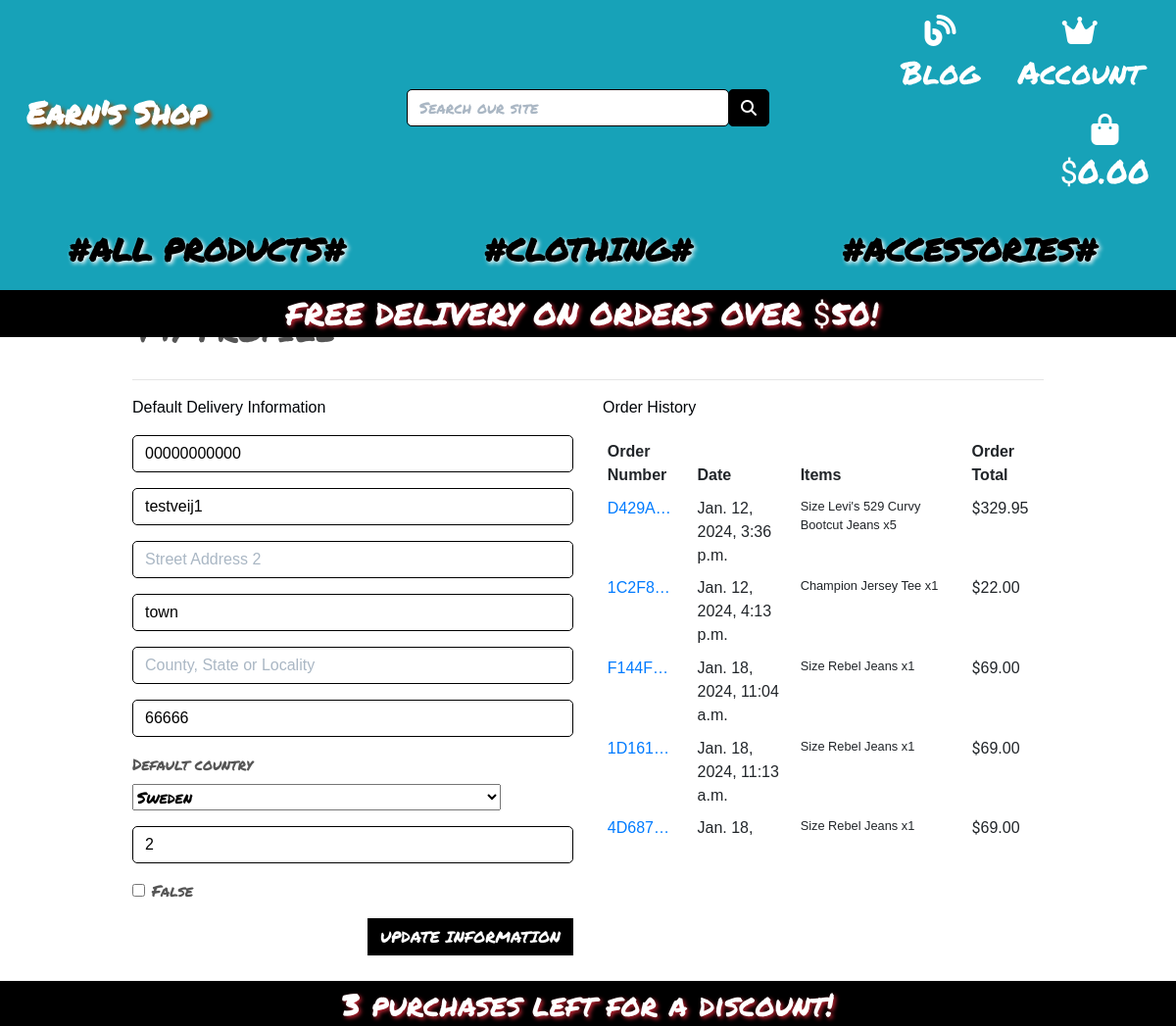
Page /profile/ (signed in) on the committed database.
### profiles/models.py (models this page shows, shortened)
class UserProfile(models.Model):
    user = models.OneToOneField(User, on_delete=models.CASCADE)
    default_phone_number = models.CharField(max_length=20, null=True, blank=True)
    default_street_address1 = models.CharField(max_length=80, null=True, blank=True)
    default_street_address2 = models.CharField(max_length=80, null=True, blank=True)
    default_town_or_city = models.CharField(max_length=40, null=True, blank=True)
    default_county = models.CharField(max_length=80, null=True, blank=True)
    default_postcode = models.CharField(max_length=20, null=True, blank=True)
    default_country = CountryField(blank_label='Country', null=True, blank=True)
    loyalty_purchase_count = models.IntegerField(default=0)
    is_eligible_for_discount = models.BooleanField(default=False)

### checkout/models.py (models this page shows, shortened)
class Order(models.Model):
    order_number = models.CharField(max_length=32, null=False, editable=False)
    user_profile = models.ForeignKey(UserProfile, on_delete=models.SET_NULL,
                                     null=True, blank=True, related_name='orders')
    full_name = models.CharField(max_length=50, null=False, blank=False)
    email = models.EmailField(max_length=254, null=False, blank=False)
    phone_number = models.CharField(max_length=20, null=False, blank=False)
    country = CountryField(blank_label='Country *', null=False, blank=False)
    postcode = models.CharField(max_length=20, null=True, blank=True)
    town_or_city = models.CharField(max_length=40, null=False, blank=False)
    street_address1 = models.CharField(max_length=80, null=False, blank=False)
    street_address2 = models.CharField(max_length=80, null=True, blank=True)
    county = models.CharField(max_length=80, null=True, blank=True)
    date = models.DateTimeField(auto_now_add=True)
    delivery_cost = models.DecimalField(max_digits=6, decimal_places=2, null=False, default=0)
    order_total = models.DecimalField(max_digits=10, decimal_places=2, null=False, default=0)
    grand_total = models.DecimalField(max_digits=10, decimal_places=2, null=False, default=0)
    original_bag = models.TextField(null=False, blank=False, default='')
    stripe_pid = models.CharField(max_length=254, null=False, blank=False, default='')

class OrderLineItem(models.Model):
    order = models.ForeignKey(Order, null=False, blank=False, on_delete=models.CASCADE, related_name='lineitems')
    product = models.ForeignKey(Product, null=False, blank=False, on_delete=models.CASCADE)
    product_size = models.CharField(max_length=50, null=True, blank=True)
    quantity = models.IntegerField(null=False, blank=False, default=0)
    lineitem_total = models.DecimalField(max_digits=6, decimal_places=2, null=False, blank=False, editable=False)

### products/models.py (models this page shows, shortened)
class Product(models.Model):
    category = models.ForeignKey('Category', null=True, blank=True, on_delete=models.SET_NULL)
    sku = models.CharField(max_length=254, null=True, blank=True)
    name = models.CharField(max_length=254)
    description = models.TextField()
    has_sizes = models.BooleanField(default=True, null=True, blank=True)
    price = models.DecimalField(max_digits=6, decimal_places=2)
    rating = models.DecimalField(max_digits=6, decimal_places=2, null=True, blank=True)
    image_url = models.URLField(max_length=1024, null=True, blank=True)
    image = models.ImageField(null=True, blank=True)

### profiles/views.py (the view)
# urls.py: path('profile/', include('profiles.urls')),
@login_required
def profile(request):
    profile = get_object_or_404(UserProfile, user=request.user)
    if request.method == 'POST':
        form = UserProfileForm(request.POST, instance=profile)
        if form.is_valid():
            form.save()
            messages.success(request, 'Profile updated successfully')
        else:
            messages.error(request, 'Update failed. Please ensure the form is valid.')
    else:
        form = UserProfileForm(instance=profile)
    orders = profile.orders.all()
    template = 'profiles/profile.html'
    context = {
        'form': form,
        'orders': orders,
        'on_profile_page': True
    }
    return render(request, template, context)

### profiles/templates/profiles/profile.html (shortened to what this page needs)
{% extends "base.html" %}
{% load static %}
{% block extra_css %}
    <link rel="stylesheet" href="{% static 'profiles/css/profile.css' %}">
{% endblock %}
{% block page_header %}
    <div class="container header-container">
    </div>
{% endblock %}
{% block content %}
    <div class="overlay"></div>
    <div class="container">
        <div class="row">
            <div class="col">
                <br>
                <br>
                <br>
                <h2 class="logo-font mb-4">My Profile</h2>
                <hr>
            </div>
        </div>
        <div class="row">
            <div class="col-12 col-lg-6">
                <p class="text-muted">Default Delivery Information</p>
                <form class="mt-3" action="{% url 'profile' %}" method="POST" id="profile-update-form">
                    {{ form|crispy }}
                    <button class="btn btn-black rounded-0 text-uppercase float-right">Update Information</button>
                </form>
            </div>
            <div class="col-12 col-lg-6">
                <p class="text-muted">Order History</p>
                <div class="order-history table-responsive">
                    <table class="table table-sm table-borderless">
                        <thead>
                            <tr>
                                <th>Order Number</th>
                                <th>Date</th>
                                <th>Items</th>
                                <th>Order Total</th>
                            </tr>
                        </thead>
                        <tbody>
                            {% for order in orders %}
                                <tr>
                                    <td>
                                        <a href="{% url 'order_history' order.order_number %}"
                                        title="{{ order.order_number }}">
                                            {{ order.order_number|truncatechars:6 }}
                                        </a>
                                    </td>
                                    <td>{{ order.date }}</td>
                                    <td>
                                        <ul class="list-unstyled">
                                            {% for item in order.lineitems.all %}
                                                <li class="small">
                                                    {% if item.product.has_sizes %}
                                                        Size {{ item.product.size|upper }}
                                                    {% endif %}{{ item.product.name }} x{{ item.quantity }}
                                                </li>
                                            {% endfor %}
                                        </ul>
                                    </td>
                                    <td>${{ order.grand_total }}</td>
                                </tr>
                            {% endfor %}
                        </tbody>
                    </table>
                </div>
            </div>
        </div>
        <br>
        <br>
        <br>
{% endblock %}

### templates/base.html (shortened to what this page needs)
{% load static %}
<!doctype html>
<html lang="en">
<head>
    {% block corecss %}
        <link rel="stylesheet" href="https://stackpath.bootstrapcdn.com/bootstrap/4.4.1/css/bootstrap.min.css">
        <link rel="stylesheet" href="{% static 'css/base.css' %}">
    {% endblock %}
    {% block extra_css %}
    {% endblock %}
</head>
<body style="font-family: 'Permanent marker'; background: url('/media/dancerbackground.jpg') no-repeat center center fixed; background-size: cover; color: #555;">
<header class="container-fluid fixed-top">
    <div id="topnav" class="row bg-info pt-lg-2 d-lg-flex">
        <div class="col-12 col-md-4 my-auto text-center">
            <a href="{% url 'home' %}" class="nav-link main-logo-link">
                <h2 class="earn-font text-white my-0" style="font-family: 'Permanent Marker', cursive;"><strong>Earn's Shop</strong></h2>
            </a>
        </div>
        <div class="col-12 col-md-4 my-auto py-lg-0">
            <form method="GET" action="{% url 'products' %}">
                <div class="input-group w-100">
                    <input class="form-control border border-black rounded-0" type="text" name="q" placeholder="Search our site">
                    <div class="input-group-append">
                        <button class="form-control btn btn-black border border-black rounded-0" type="submit">
                            <span class="icon">
                                <i class="fas fa-search"></i>
                            </span>
                        </button>
                    </div>
                </div>
            </form>
        </div>
        <br>
        <div class="col-12 col-md-4 my-auto py-lg-0 d-none d-lg-block">
            <ul class="list-inline list-unstyled text-center text-lg-right my-0">
                <li class="list-inline-item dropdown">
                    {% if request.resolver_match.namespace == 'blog' %}
                        <a href="{% url 'home' %}" class="nav-link main-logo-link text-white">
                            <div class="text-center">
                                <i class="fas fa-tshirt fa-lg"></i>
                                <p class="my-0">Shop</p>
                            </div>
                        </a>
                    {% else %}
                        <a href="{% url 'blog:blog_home' %}" class="nav-link main-logo-link text-white">
                            <div class="text-center">
                                <i class="fas fa-blog fa-lg"></i>
                                <p class="my-0">Blog</p>
                            </div>
                        </a>
                    {% endif %}
                </li>
                <li class="list-inline-item dropdown">
                    <a class="text-white nav-link" href="#" id="user-options" data-toggle="dropdown" aria-haspopup="true" aria-expanded="false">
                        <div class="text-center">
                            {% if request.user.is_authenticated %}
                                <div><i class="fas fa-crown fa-lg logged-in-icon"></i></div>
                                <p class="my-0 logged-in-text">Account</p>
                            {% else %}
                                <div><i class="fas fa-user-circle fa-lg logged-out-icon"></i></div>
                                <p class="my-0">Login</p>
                            {% endif %}
                        </div>
                    </a>
                </li>
                <li class="list-inline-item">
                    <a class="text-white nav-link {% if grand_total %}{% endif %}" href="{% url 'view_bag' %}">
                        <div class="text-center text-white">
                            <div><i class="fas fa-shopping-bag fa-lg text-white"></i></div>
                            <p class="my-0">
                                {% if grand_total %}
                                    ${{ grand_total|floatformat:2 }}
                                {% else %}
                                    $0.00
                                {% endif %}
                            </p>
                        </div>
                    </a>
                </li>
            </ul>
        </div>
    </div>
    <div class="row bg-custom-blue">
        <nav class="navbar navbar-expand-lg navbar-light w-100">
            {% include 'includes/main-nav.html' %}
        </nav>
    </div>
    <div id="delivery-banner" class="row text-center">
        <div class="col bg-black text-white">
            <div class="marquee">
                <h4 class="deli-font my-1 h5-sm">
                    FREE DELIVERY ON ORDERS OVER ${{ free_delivery_threshold }}!&nbsp;
                </h4>
            </div>
        </div>
    </div>
</header>
{% block page_header %}
{% endblock %}
{% block content %}
{% endblock %}
<footer class="footer fixed-bottom bg-black text-white">
    <div id="delivery-banner" class="row text-center">
        <div class="col bg-black text-white">
            <h4 class="deli-font my-1 h5-sm">
                {% if user.is_authenticated %}
                    {% if is_eligible_for_discount %}
                        Congratulations! You have a discount on your next order!
                    {% else %}
                        {{ purchases_left_for_discount }} purchases left for a discount!
                    {% endif %}
                {% endif %}
            </h4>
        </div>
    </div>
</footer>
</body>
</html>

### templates/includes/main-nav.html (shortened to what this page needs)
<div class="collapse navbar-collapse" id="main-nav">
    <ul class="navbar-nav w-100 justify-content-evenly">
    {% if request.resolver_match.namespace == 'blog' %}
        <li class="nav-item dropdown">
            <a class="logo-font font-weight-bold nav-link text-black" href="{% url 'blog:skate_section' %}">#Skate#</a>
        </li>
        <li class="nav-item dropdown">
            <a class="logo-font font-weight-bold nav-link text-black" href="{% url 'blog:music_section' %}">#Music#</a>
        </li>
        <li class="nav-item dropdown">
            <a class="logo-font font-weight-bold nav-link text-black" href="{% url 'blog:history_section' %}">#History#</a>
        </li>
    {% else %}
    <li class="nav-item dropdown">
        <a class="logo-font font-weight-bold nav-link text-black" href="#" id="all-products-link" data-toggle="dropdown" aria-haspopup="true" aria-expanded="false">
            #All Products#
        </a>
    </li>
    <li class="nav-item dropdown">
        <a class="logo-font font-weight-bold nav-link text-black" href="#" id="clothing-link" data-toggle="dropdown" aria-haspopup="true" aria-expanded="false">
            #Clothing#
        </a>
    </li>
    <li class="nav-item dropdown">
        <a class="logo-font font-weight-bold nav-link text-black" href="#" id="homeware-link" data-toggle="dropdown" aria-haspopup="true" aria-expanded="false">
            #Accessories#
        </a>
    </li>
    {% endif %}
    </ul>
</div>

### rows in the picture
UserProfile: default_phone_number "00000000000", default_street_address1 "testveij1", default_town_or_city "town", default_postcode "66666", default_country "Sweden", loyalty_purchase_count "2"
Order: order_number "D429A…", date "Jan. 12, 2024, 3:36 p.m.", grand_total "329.95"
OrderLineItem: product.name "Levi's 529 Curvy Bootcut Jeans", quantity "5"
Order: order_number "1C2F8…", date "Jan. 12, 2024, 4:13 p.m.", grand_total "22.00"
OrderLineItem: product.name "Champion Jersey Tee", quantity "1"
Order: order_number "F144F…", date "Jan. 18, 2024, 11:04 a.m.", grand_total "69.00"
OrderLineItem: product.name "Rebel Jeans", quantity "1"
Order: order_number "1D161…", date "Jan. 18, 2024, 11:13 a.m.", grand_total "69.00"
OrderLineItem: product.name "Rebel Jeans", quantity "1"
Order: order_number "4D687…", date "Jan. 18,…", grand_total "69.00"
OrderLineItem: product.name "Rebel Jeans", quantity "1"

### other values in the picture
{{ free_delivery_threshold }} "50"
{{ purchases_left_for_discount }} "3"
